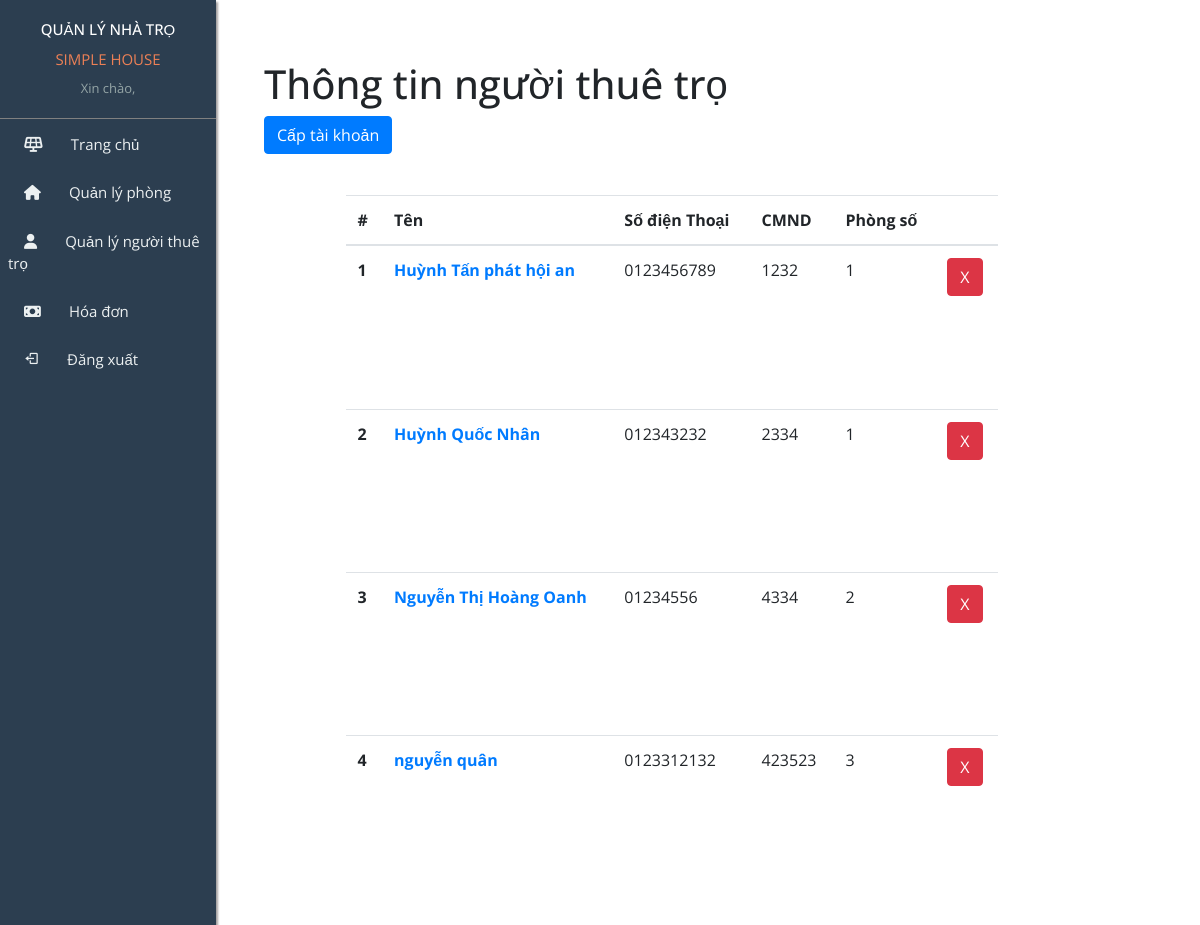
The page /user/dashboard/ on the database its author committed.
### User/models.py (models this page shows, shortened)
class Renter(models.Model):
    user=models.OneToOneField(MyUser,on_delete=models.CASCADE)
    room=models.ForeignKey(Room,related_name='renter'
                           ,on_delete=models.CASCADE)
    citizen_id=models.CharField(max_length=15,null=True)

class MyUser(AbstractBaseUser,PermissionsMixin):
    username=models.CharField(max_length=255,unique=True)
    email = models.EmailField(
        verbose_name='email address',
        max_length=255,
    )
    full_name=models.CharField(max_length=255)
    phone_number=models.CharField(max_length=12,null=True)
    address=models.CharField(max_length=255,null=True)
    is_active = models.BooleanField(default=True)
    is_owner=models.BooleanField(default=False)
    objects = MyUserManager()
    USERNAME_FIELD = 'username'
    REQUIRED_FIELDS = ['email','full_name']

### Room/models.py (models this page shows, shortened)
class Room(models.Model):
    class  Meta:
        constraints = [
            models.CheckConstraint(check=models.Q(room_number__gte=0,area__gte=0,
                                                  room_price__gte=0),name='gte 0'),
        ]
    room_id=models.CharField(max_length=20,primary_key=True)
    room_number=models.IntegerField(unique=True)
    area=models.CharField(max_length=20)
    room_price=models.FloatField(default=0)
    status=models.BooleanField(default=False)
    description=models.CharField(max_length=250,default="")

### User/views.py (the view)
# urls.py: path('dashboard/',views.ManageRenterSite.as_view(),name="manage_user"),
class ManageRenterSite(TemplateView):
    template_name="manage_renter/main.html"
    def get_context_data(self):
        context=super().get_context_data()
        context["renters"]=Renter.objects.all()
        return context

### templates/manage_renter/main.html (shortened to what this page needs)
{% extends "home/base.html" %}
{% load  static %}
{% block dashboard %}
  <H1>Thông tin người thuê trọ</H1>
  <a class="btn btn-primary" href="{% url 'user:provide_account_user' %}" role="button">Cấp tài khoản</a>
  <div class="main">
    <table class="table">
        <thead>
          <tr>
            <th scope="col">#</th>
            <th scope="col">Tên</th>
            <th scope="col">Số điện Thoại</th>
            <th scope="col">CMND</th>
            <th scope="col">Phòng số</th>
            <th scope="col"></th>
          </tr>
        </thead>
        <tbody>
          {% for renter in renters %}
          <tr>
            <th scope="row">{{forloop.counter}}</th>
            <td><a class="edit_user" href="{% url 'user:edit_renter' renter.id  %}">{{renter.user.full_name}}</a></td>
            <td>{{renter.user.phone_number}}</td>
            <td>{{renter.citizen_id}}</td>
            <td>{{renter.room.room_number}}</td>
            <td><a href="{% url 'user:delete_renter' renter.user.id  %}">
              <button type="button" class="btn btn-danger">X</button>
            </a></td>
          </tr>
          {% endfor %}
        </tbody>
      </table>
  </div>
{% endblock dashboard %}

### templates/home/base.html (shortened to what this page needs)
{% load static %}
<!doctype html>
<html lang="en">
<head>
    <link rel="stylesheet" href="https://cdn.jsdelivr.net/npm/bootstrap@4.0.0/dist/css/bootstrap.min.css">
    <link rel="stylesheet" href="{% static 'home/css/style.css' %}">
    <link rel="stylesheet" href="https://cdnjs.cloudflare.com/ajax/libs/font-awesome/6.1.1/css/all.min.css"
 />
    <link href='https://unpkg.com/boxicons@2.1.2/css/boxicons.min.css' rel='stylesheet'>
</head>
<body>
    <div class="main">
        <section class="sidebar">
            <div class="sidebar-title">
                <h2>QUẢN LÝ NHÀ TRỌ</h2>
                <div class="sidebar-name-motel">
                    SIMPLE HOUSE
                </div>
                <div class="side-name-user">
                    Xin chào, {{request.user.full_name}}
                </div>
            </div>
            <div class="sidebar-menu">
                <ul>
                    <a href="{% url 'home:dashboard' %}">
                        <li><i class="fa-solid fa-solar-panel"></i>Trang chủ</li>
                    </a>
                    <a href="{% url 'room:manage_room' %}">
                        <li><i class="fa-solid fa-house"></i>Quản lý phòng</li>
                    </a>
                    <a href="{% url 'user:manage_user' %}">
                        <li><i class="fa-solid fa-user"></i>Quản lý người thuê trọ</li>
                    </a>
                    <a href="{% url 'bill:bill_site' %}">
                        <li><i class="fa-solid fa-money-bill"></i>Hóa đơn</li>
                    </a>
                    <a href="{% url 'home:logout' %}">
                        <li><i class='bx bx-log-out'></i>Đăng xuất</li>
                    </a>
                </ul>
            </div>
        </section>
        <section class="dashboard">
            {% block dashboard %}
            {% endblock dashboard %}
        </section>
    </div>
</body>
</html>

### static/home/css/style.css (style rules this page uses)
* { margin: 0; padding: 0; box-sizing: border-box; }
html, body { width: 100%; height: 100%; --bg: #e9eef4; --color-text: #0e0e0e; --color-boder: #bcbfc2; --btn-active: #bcbfc2; font-family: 'Open Sans', sans-serif; }
a { text-decoration: none; }
li { list-style: none; }
.main { display: flex; width: 100%; height: 100vh; position: relative; }
.sidebar { width: 18%; height: 100%; font-family: 'Open Sans', sans-serif; background-color: #2c3e50; position: fixed; top: 0; left: 0; z-index: 100; box-shadow: 2px 2px 2px rgb(164, 160, 160); }
.sidebar-title { text-align: center; display: block; padding: 20px 10px; border-bottom: 1px solid gray; }
.sidebar-title h2 { font-size: 15px; color: white; }
.sidebar-title .sidebar-name-motel { font-size: 15px; margin-top: 10px; color: #ec8056; }
.sidebar-title .side-name-user { margin-top: 0.5rem; font-size: 13px; color: #95a5a6; }
.sidebar-menu ul { display: block; }
.sidebar-menu ul li { padding: 0.7rem 0.5rem; margin-top: 0.2rem; position: relative; cursor: pointer; color: #ecf0f1; font-size: 15px; }
.sidebar-menu ul li::before { position: absolute; content: ""; width: 5px; height: 100%; background-color: #ec8056; top: 0; right: 0; z-index: 2; display: none; }
.sidebar-menu ul li i { margin: 0 1.75rem 0 1rem; }
.dashboard { width: 85%; margin-left: 15%; position: relative; }

### rows shown on the page
Renter: user.full_name "Huỳnh Tấn phát hội an", user.phone_number "0123456789", citizen_id "1232", room.room_number "1"
Renter: user.full_name "Huỳnh Quốc Nhân", user.phone_number "012343232", citizen_id "2334", room.room_number "1"
Renter: user.full_name "Nguyễn Thị Hoàng Oanh", user.phone_number "01234556", citizen_id "4334", room.room_number "2"
Renter: user.full_name "nguyễn quân", user.phone_number "0123312132", citizen_id "423523", room.room_number "3"
